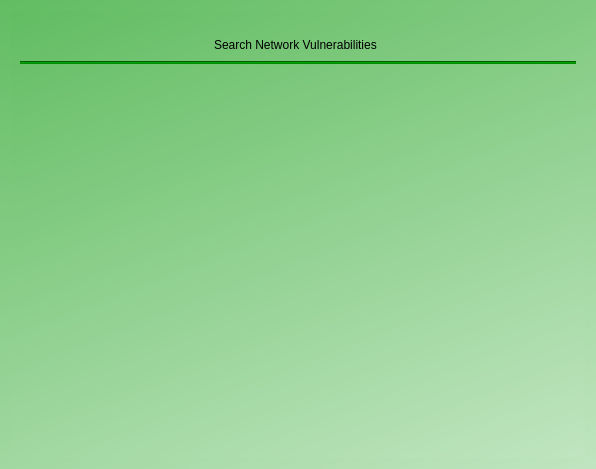
<?xml version="1.0" encoding="UTF-8"?>
<ui version="4.0">
 <class>welcomeVulnWidgetForm</class>
 <widget class="QWidget" name="welcomeVulnWidgetForm">
  <property name="geometry">
   <rect>
    <x>0</x>
    <y>0</y>
    <width>596</width>
    <height>469</height>
   </rect>
  </property>
  <property name="windowTitle">
   <string>Form</string>
  </property>
  <property name="autoFillBackground">
   <bool>false</bool>
  </property>
  <property name="styleSheet">
   <string notr="true">background-color: qlineargradient(spread:pad, x1:0, y1:0, x2:1, y2:2, stop:0 rgba(98, 189, 98, 255), stop:1 rgba(255, 255, 255, 255));</string>
  </property>
  <layout class="QVBoxLayout" name="verticalLayout">
   <item>
    <widget class="QFrame" name="frame">
     <property name="frameShape">
      <enum>QFrame::NoFrame</enum>
     </property>
     <property name="frameShadow">
      <enum>QFrame::Plain</enum>
     </property>
     <property name="lineWidth">
      <number>0</number>
     </property>
     <layout class="QVBoxLayout" name="verticalLayout_2">
      <item>
       <spacer name="verticalSpacer_3">
        <property name="orientation">
         <enum>Qt::Vertical</enum>
        </property>
        <property name="sizeType">
         <enum>QSizePolicy::Fixed</enum>
        </property>
        <property name="sizeHint" stdset="0">
         <size>
          <width>20</width>
          <height>15</height>
         </size>
        </property>
       </spacer>
      </item>
      <item>
       <layout class="QHBoxLayout" name="horizontalLayout">
        <property name="sizeConstraint">
         <enum>QLayout::SetDefaultConstraint</enum>
        </property>
        <item>
         <spacer name="horizontalSpacer_4">
          <property name="orientation">
           <enum>Qt::Horizontal</enum>
          </property>
          <property name="sizeHint" stdset="0">
           <size>
            <width>40</width>
            <height>20</height>
           </size>
          </property>
         </spacer>
        </item>
        <item>
         <widget class="QLabel" name="label_2">
          <property name="sizePolicy">
           <sizepolicy hsizetype="Fixed" vsizetype="Preferred">
            <horstretch>0</horstretch>
            <verstretch>0</verstretch>
           </sizepolicy>
          </property>
          <property name="autoFillBackground">
           <bool>false</bool>
          </property>
          <property name="styleSheet">
           <string notr="true">background-color: rgba(255, 255, 255, 0);</string>
          </property>
          <property name="lineWidth">
           <number>0</number>
          </property>
          <property name="text">
           <string/>
          </property>
          <property name="pixmap">
           <pixmap resource="../../../mainwin.qrc">:/images/icons/64x64/nmapsi4.png</pixmap>
          </property>
          <property name="alignment">
           <set>Qt::AlignCenter</set>
          </property>
         </widget>
        </item>
        <item>
         <widget class="QLabel" name="label">
          <property name="sizePolicy">
           <sizepolicy hsizetype="Expanding" vsizetype="Preferred">
            <horstretch>0</horstretch>
            <verstretch>0</verstretch>
           </sizepolicy>
          </property>
          <property name="autoFillBackground">
           <bool>false</bool>
          </property>
          <property name="styleSheet">
           <string notr="true">font: 75 16pt &quot;DejaVu Sans&quot; bold;
background-color: rgba(255, 255, 255, 0);</string>
          </property>
          <property name="lineWidth">
           <number>0</number>
          </property>
          <property name="text">
           <string>Search Network Vulnerabilities</string>
          </property>
          <property name="alignment">
           <set>Qt::AlignLeading|Qt::AlignLeft|Qt::AlignVCenter</set>
          </property>
          <property name="wordWrap">
           <bool>false</bool>
          </property>
         </widget>
        </item>
        <item>
         <spacer name="horizontalSpacer_5">
          <property name="orientation">
           <enum>Qt::Horizontal</enum>
          </property>
          <property name="sizeHint" stdset="0">
           <size>
            <width>40</width>
            <height>20</height>
           </size>
          </property>
         </spacer>
        </item>
       </layout>
      </item>
      <item>
       <widget class="Line" name="line">
        <property name="styleSheet">
         <string notr="true">background: #008c00;</string>
        </property>
        <property name="orientation">
         <enum>Qt::Horizontal</enum>
        </property>
       </widget>
      </item>
      <item>
       <spacer name="verticalSpacer_2">
        <property name="orientation">
         <enum>Qt::Vertical</enum>
        </property>
        <property name="sizeType">
         <enum>QSizePolicy::Fixed</enum>
        </property>
        <property name="sizeHint" stdset="0">
         <size>
          <width>20</width>
          <height>80</height>
         </size>
        </property>
       </spacer>
      </item>
      <item>
       <layout class="QHBoxLayout" name="horizontalLayout_2">
        <item>
         <spacer name="horizontalSpacer">
          <property name="orientation">
           <enum>Qt::Horizontal</enum>
          </property>
          <property name="sizeType">
           <enum>QSizePolicy::Fixed</enum>
          </property>
          <property name="sizeHint" stdset="0">
           <size>
            <width>60</width>
            <height>20</height>
           </size>
          </property>
         </spacer>
        </item>
        <item>
         <widget class="QLabel" name="label_6">
          <property name="sizePolicy">
           <sizepolicy hsizetype="Fixed" vsizetype="Preferred">
            <horstretch>0</horstretch>
            <verstretch>0</verstretch>
           </sizepolicy>
          </property>
          <property name="styleSheet">
           <string notr="true">background-color: rgba(255, 255, 255, 0);</string>
          </property>
          <property name="text">
           <string/>
          </property>
          <property name="pixmap">
           <pixmap resource="../../../mainwin.qrc">:/images/images/go-next.png</pixmap>
          </property>
          <property name="alignment">
           <set>Qt::AlignRight|Qt::AlignTrailing|Qt::AlignVCenter</set>
          </property>
         </widget>
        </item>
        <item>
         <widget class="QLabel" name="label_3">
          <property name="sizePolicy">
           <sizepolicy hsizetype="Fixed" vsizetype="Preferred">
            <horstretch>0</horstretch>
            <verstretch>0</verstretch>
           </sizepolicy>
          </property>
          <property name="styleSheet">
           <string notr="true">background-color: rgba(255, 255, 255, 0);</string>
          </property>
          <property name="text">
           <string/>
          </property>
          <property name="pixmap">
           <pixmap resource="../../../mainwin.qrc">:/images/images/network_local.png</pixmap>
          </property>
          <property name="alignment">
           <set>Qt::AlignCenter</set>
          </property>
         </widget>
        </item>
        <item>
         <widget class="QLabel" name="label_5">
          <property name="sizePolicy">
           <sizepolicy hsizetype="Fixed" vsizetype="Preferred">
            <horstretch>0</horstretch>
            <verstretch>0</verstretch>
           </sizepolicy>
          </property>
          <property name="styleSheet">
           <string notr="true">background-color: rgba(255, 255, 255, 0);</string>
          </property>
          <property name="text">
           <string/>
          </property>
          <property name="pixmap">
           <pixmap resource="../../../mainwin.qrc">:/images/images/go-previous.png</pixmap>
          </property>
          <property name="alignment">
           <set>Qt::AlignLeading|Qt::AlignLeft|Qt::AlignVCenter</set>
          </property>
         </widget>
        </item>
        <item>
         <spacer name="horizontalSpacer_3">
          <property name="orientation">
           <enum>Qt::Horizontal</enum>
          </property>
          <property name="sizeType">
           <enum>QSizePolicy::Fixed</enum>
          </property>
          <property name="sizeHint" stdset="0">
           <size>
            <width>80</width>
            <height>20</height>
           </size>
          </property>
         </spacer>
        </item>
        <item>
         <widget class="QLabel" name="label_4">
          <property name="sizePolicy">
           <sizepolicy hsizetype="Fixed" vsizetype="Preferred">
            <horstretch>0</horstretch>
            <verstretch>0</verstretch>
           </sizepolicy>
          </property>
          <property name="styleSheet">
           <string notr="true">background-color: rgba(255, 255, 255, 0);</string>
          </property>
          <property name="text">
           <string/>
          </property>
          <property name="pixmap">
           <pixmap resource="../../../mainwin.qrc">:/images/images/viewmag+.png</pixmap>
          </property>
          <property name="alignment">
           <set>Qt::AlignCenter</set>
          </property>
         </widget>
        </item>
        <item>
         <spacer name="horizontalSpacer_2">
          <property name="orientation">
           <enum>Qt::Horizontal</enum>
          </property>
          <property name="sizeType">
           <enum>QSizePolicy::Fixed</enum>
          </property>
          <property name="sizeHint" stdset="0">
           <size>
            <width>40</width>
            <height>20</height>
           </size>
          </property>
         </spacer>
        </item>
       </layout>
      </item>
      <item>
       <spacer name="verticalSpacer">
        <property name="orientation">
         <enum>Qt::Vertical</enum>
        </property>
        <property name="sizeHint" stdset="0">
         <size>
          <width>20</width>
          <height>163</height>
         </size>
        </property>
       </spacer>
      </item>
     </layout>
    </widget>
   </item>
  </layout>
 </widget>
 <resources>
  <include location="../../../mainwin.qrc"/>
  <include location="../../../mainwin.qrc"/>
 </resources>
 <connections/>
</ui>
